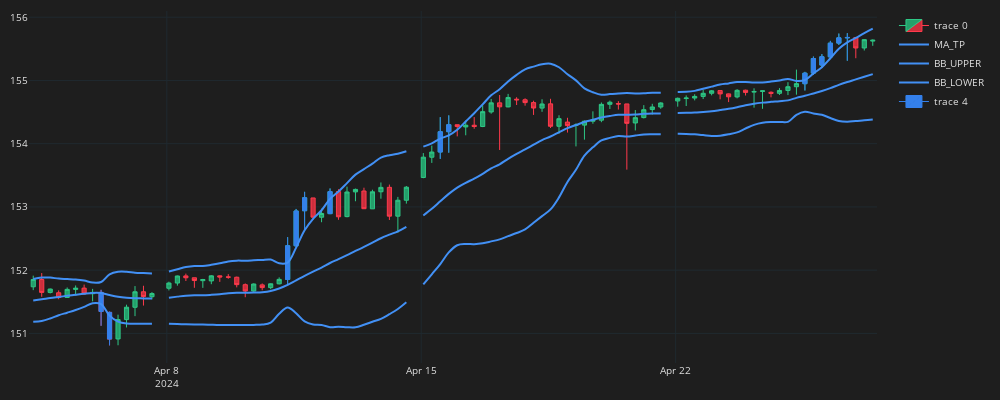

The notebook cell saved with this chart:
### Code cell
df_plot = df.iloc[-100:]
plot_candles(df_plot)
